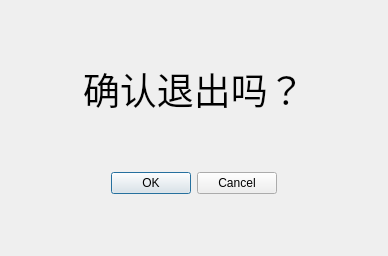
<?xml version="1.0" encoding="UTF-8"?>
<ui version="4.0">
 <class>Dialog</class>
 <widget class="QDialog" name="Dialog">
  <property name="geometry">
   <rect>
    <x>0</x>
    <y>0</y>
    <width>388</width>
    <height>256</height>
   </rect>
  </property>
  <property name="windowTitle">
   <string>Dialog</string>
  </property>
  <layout class="QHBoxLayout" name="horizontalLayout_3">
   <item>
    <layout class="QVBoxLayout" name="verticalLayout">
     <item>
      <spacer name="verticalSpacer">
       <property name="orientation">
        <enum>Qt::Vertical</enum>
       </property>
       <property name="sizeHint" stdset="0">
        <size>
         <width>20</width>
         <height>40</height>
        </size>
       </property>
      </spacer>
     </item>
     <item>
      <layout class="QHBoxLayout" name="horizontalLayout">
       <item>
        <spacer name="horizontalSpacer">
         <property name="orientation">
          <enum>Qt::Horizontal</enum>
         </property>
         <property name="sizeHint" stdset="0">
          <size>
           <width>40</width>
           <height>20</height>
          </size>
         </property>
        </spacer>
       </item>
       <item>
        <widget class="QLabel" name="label">
         <property name="font">
          <font>
           <family>Adobe Devanagari</family>
           <pointsize>28</pointsize>
          </font>
         </property>
         <property name="text">
          <string>确认退出吗？</string>
         </property>
        </widget>
       </item>
       <item>
        <spacer name="horizontalSpacer_2">
         <property name="orientation">
          <enum>Qt::Horizontal</enum>
         </property>
         <property name="sizeHint" stdset="0">
          <size>
           <width>40</width>
           <height>20</height>
          </size>
         </property>
        </spacer>
       </item>
      </layout>
     </item>
     <item>
      <spacer name="verticalSpacer_2">
       <property name="orientation">
        <enum>Qt::Vertical</enum>
       </property>
       <property name="sizeHint" stdset="0">
        <size>
         <width>20</width>
         <height>40</height>
        </size>
       </property>
      </spacer>
     </item>
     <item>
      <layout class="QHBoxLayout" name="horizontalLayout_2">
       <item>
        <spacer name="horizontalSpacer_3">
         <property name="orientation">
          <enum>Qt::Horizontal</enum>
         </property>
         <property name="sizeHint" stdset="0">
          <size>
           <width>40</width>
           <height>20</height>
          </size>
         </property>
        </spacer>
       </item>
       <item>
        <widget class="QDialogButtonBox" name="buttonBox">
         <property name="orientation">
          <enum>Qt::Horizontal</enum>
         </property>
         <property name="standardButtons">
          <set>QDialogButtonBox::Cancel|QDialogButtonBox::Ok</set>
         </property>
        </widget>
       </item>
       <item>
        <spacer name="horizontalSpacer_4">
         <property name="orientation">
          <enum>Qt::Horizontal</enum>
         </property>
         <property name="sizeHint" stdset="0">
          <size>
           <width>40</width>
           <height>20</height>
          </size>
         </property>
        </spacer>
       </item>
      </layout>
     </item>
     <item>
      <spacer name="verticalSpacer_3">
       <property name="orientation">
        <enum>Qt::Vertical</enum>
       </property>
       <property name="sizeHint" stdset="0">
        <size>
         <width>20</width>
         <height>40</height>
        </size>
       </property>
      </spacer>
     </item>
    </layout>
   </item>
  </layout>
 </widget>
 <resources/>
 <connections>
  <connection>
   <sender>buttonBox</sender>
   <signal>accepted()</signal>
   <receiver>Dialog</receiver>
   <slot>accept()</slot>
   <hints>
    <hint type="sourcelabel">
     <x>248</x>
     <y>254</y>
    </hint>
    <hint type="destinationlabel">
     <x>157</x>
     <y>274</y>
    </hint>
   </hints>
  </connection>
  <connection>
   <sender>buttonBox</sender>
   <signal>rejected()</signal>
   <receiver>Dialog</receiver>
   <slot>reject()</slot>
   <hints>
    <hint type="sourcelabel">
     <x>316</x>
     <y>260</y>
    </hint>
    <hint type="destinationlabel">
     <x>286</x>
     <y>274</y>
    </hint>
   </hints>
  </connection>
 </connections>
</ui>
